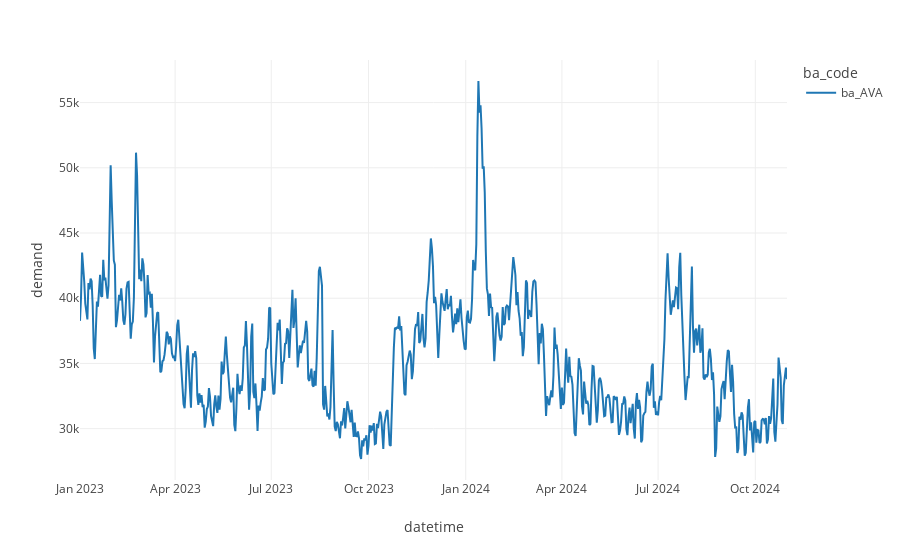

Notebook source saved alongside this figure:
### Code cell
plot_demand(data, bas=["ba_AVA"])

### Figure 1 — Plotly figure (JSON) as saved in the notebook; plotly's stock layout.template omitted (floating-point values rounded to 4 significant figures; data arrays with more than 128 entries replaced by an {"elided": "..."} marker saying what was removed)
{"data": [{"hovertemplate": "ba_code=ba_AVA<br>datetime=%{x}<br>demand=%{y}<extra></extra>", "legendgroup": "ba_AVA", "line": {"color": "#1F77B4", "dash": "solid"}, "marker": {"symbol": "circle"}, "mode": "lines", "name": "ba_AVA", "orientation": "v", "showlegend": true, "type": "scatter", "x": {"elided": "670 str values"}, "xaxis": "x", "y": {"elided": "670 int values"}, "yaxis": "y"}], "layout": {"legend": {"title": {"text": "ba_code"}, "tracegroupgap": 0}, "margin": {"t": 60}, "xaxis": {"anchor": "y", "domain": [0, 1], "title": {"text": "datetime"}}, "yaxis": {"anchor": "x", "domain": [0, 1], "title": {"text": "demand"}}}}
